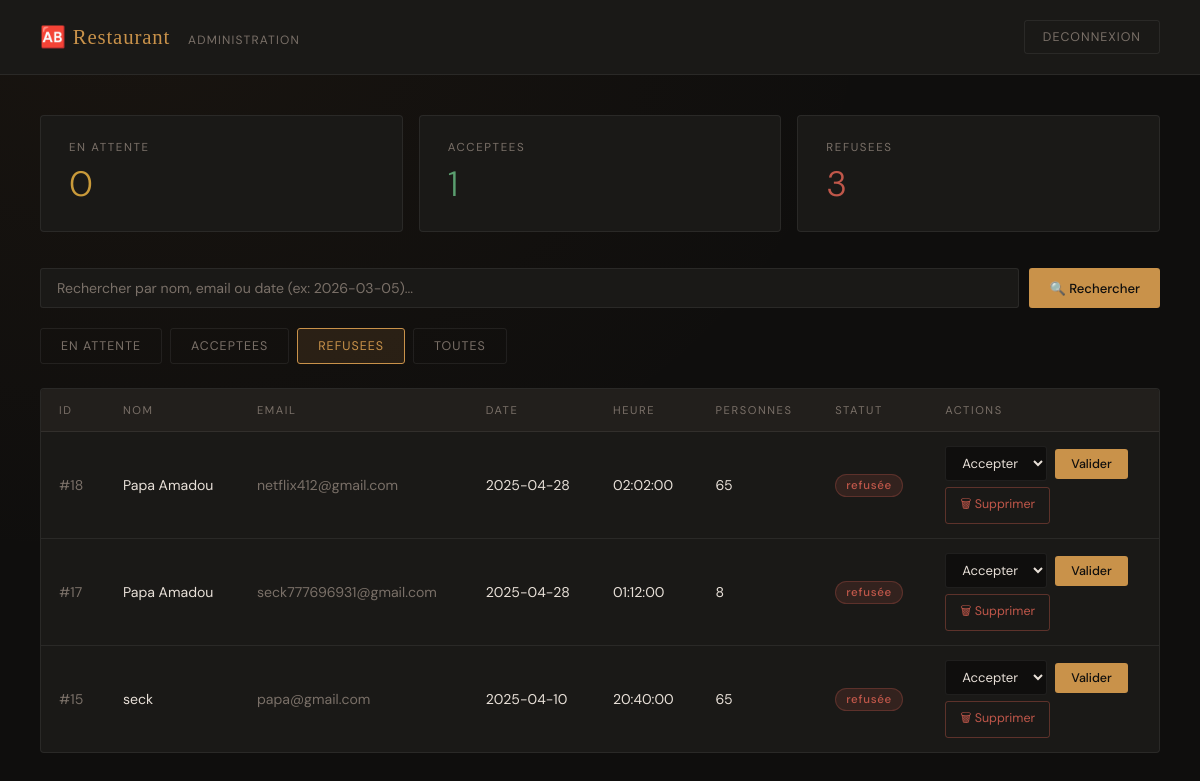
Screenshot of /admin_reservation.php?filtre=refusée (signed in) with the database file from the repository.
### tables this page shows
CREATE TABLE `reservations` (
  `id` int(11) NOT NULL,
  `date` date DEFAULT NULL,
  `time` time DEFAULT NULL,
  `status` text DEFAULT 'en attente',
  `nom` varchar(100) NOT NULL,
  `email` varchar(100) NOT NULL,
  `nb_personnes` int(11) DEFAULT NULL
);

### public/admin_reservation.php (the view, shortened to what this page needs)
<?php
try {
    $pdo = new PDO("mysql:host=localhost;dbname=bts_project;charset=utf8", "root", "", [
        PDO::ATTR_ERRMODE => PDO::ERRMODE_EXCEPTION,
        PDO::ATTR_DEFAULT_FETCH_MODE => PDO::FETCH_ASSOC,
    ]);
} catch (PDOException $e) {
    die("Erreur BDD : " . $e->getMessage());
}
$recherche      = trim($_GET['recherche'] ?? '');
$filtre         = $_GET['filtre'] ?? 'en attente';
if ($recherche !== '') {
    $search = '%' . $recherche . '%';
    if ($filtre === 'toutes') {
        $stmt = $pdo->prepare("SELECT * FROM reservations WHERE (nom LIKE ? OR email LIKE ? OR date LIKE ?) ORDER BY date DESC, time DESC");
        $stmt->execute([$search, $search, $search]);
    } else {
        $stmt = $pdo->prepare("SELECT * FROM reservations WHERE (nom LIKE ? OR email LIKE ? OR date LIKE ?) AND status = ? ORDER BY date DESC, time DESC");
        $stmt->execute([$search, $search, $search, $filtre]);
    }
} else {
    if ($filtre === 'toutes') {
        $stmt = $pdo->query("SELECT * FROM reservations ORDER BY date DESC, time DESC");
    } else {
        $stmt = $pdo->prepare("SELECT * FROM reservations WHERE status = ? ORDER BY date DESC, time DESC");
        $stmt->execute([$filtre]);
    }
}
$reservations = $stmt->fetchAll();
$nb_attente  = $pdo->query("SELECT COUNT(*) FROM reservations WHERE status = 'en attente'")->fetchColumn();
$nb_acceptee = $pdo->query("SELECT COUNT(*) FROM reservations WHERE status = 'acceptée'")->fetchColumn();
$nb_refusee  = $pdo->query("SELECT COUNT(*) FROM reservations WHERE status = 'refusée'")->fetchColumn();
echo '<!DOCTYPE html>
<html lang="fr">
<head>
</head>
<body>
<header>
<div class="logo">&#127374; Restaurant <span>Administration</span></div>
<div class="header-right">
<span class="admin-email">' . htmlspecialchars($_SESSION['admin_email']) . '</span>
<form method="post"><button class="logout-btn" name="logout">Deconnexion</button></form>
</div>
</header>
<main>
<div class="stats">
<div class="stat-card amber"><div class="stat-label">En attente</div><div class="stat-value">' . $nb_attente . '</div></div>
<div class="stat-card green"><div class="stat-label">Acceptees</div><div class="stat-value">' . $nb_acceptee . '</div></div>
<div class="stat-card red"><div class="stat-label">Refusees</div><div class="stat-value">' . $nb_refusee . '</div></div>
</div>';
echo '<form method="get" class="search-bar">
<input type="hidden" name="filtre" value="' . htmlspecialchars($filtre) . '">
<input type="text" name="recherche" placeholder="Rechercher par nom, email ou date (ex: 2026-03-05)..." value="' . htmlspecialchars($recherche) . '">
<button class="btn-search" type="submit">&#128269; Rechercher</button>';
echo '</form>';
echo '<div class="filtres">';
foreach (['en attente' => 'En attente', 'acceptée' => 'Acceptees', 'refusée' => 'Refusees', 'toutes' => 'Toutes'] as $val => $label) {
    $active = $filtre === $val ? 'active' : '';
    $rech_url = $recherche !== '' ? '&recherche=' . urlencode($recherche) : '';
    echo '<a href="?filtre=' . urlencode($val) . $rech_url . '" class="filtre-btn ' . $active . '">' . $label . '</a>';
}
echo '</div>';
echo '<div class="table-wrap">';
if (count($reservations) > 0) {
    echo '<table><thead><tr>
<th>ID</th><th>Nom</th><th>Email</th><th>Date</th><th>Heure</th><th>Personnes</th><th>Statut</th><th>Actions</th>
</tr></thead><tbody>';
    foreach ($reservations as $r) {
        $badgeClass = match($r['status']) {
            'acceptée' => 'acceptee',
            'refusée'  => 'refusee',
            default    => 'attente'
        };
        echo '<tr>
<td style="color:var(--muted)">#' . (int)$r['id'] . '</td>
<td>' . htmlspecialchars($r['nom']) . '</td>
<td style="color:var(--muted)">' . htmlspecialchars($r['email']) . '</td>
<td>' . htmlspecialchars($r['date']) . '</td>
<td>' . htmlspecialchars($r['time']) . '</td>
<td>' . (int)$r['nb_personnes'] . '</td>
<td><span class="badge ' . $badgeClass . '">' . htmlspecialchars($r['status']) . '</span></td>
<td>
<form method="post" class="action-form">
<input type="hidden" name="id" value="' . (int)$r['id'] . '">
<select name="new_status">
<option value="acceptee">Accepter</option>
<option value="refusee">Refuser</option>
</select>
<button class="btn-valider" type="submit">Valider</button>
</form>
<form method="post" class="action-form" style="margin-top:6px" onsubmit="return confirm(\'Supprimer cette reservation ?\')">
<input type="hidden" name="delete_id" value="' . (int)$r['id'] . '">
<button class="btn-supprimer" type="submit">&#128465; Supprimer</button>
</form>
</td>
</tr>';
    }
    echo '</tbody></table>';
} else {
    $msg_vide = $recherche !== '' ? 'Aucun résultat pour "' . htmlspecialchars($recherche) . '".' : 'Aucune reservation trouvee pour ce filtre.';
    echo '<div class="empty">' . $msg_vide . '</div>';
}
echo '</div></main></body></html>';

### public/admin_reservation.php (style rules this page uses)
*,*::before,*::after { box-sizing:border-box;margin:0;padding:0 }
:root { --bg:#0f0e0d;--surface:#1a1917;--surface2:#221f1c;--border:rgba(255,255,255,.07);--gold:#c9924a;--gold-dim:rgba(180,120,60,.15);--text:#e8e0d8;--muted:#7a7068;--green:#5a9e6f;--red:#c0574a;--amber:#c99a3a }
body { font-family:"DM Sans",sans-serif;background:var(--bg);color:var(--text);min-height:100vh;background-image:radial-gradient(ellipse at 10% 0%,rgba(180,120,60,.06) 0%,transparent 50%) }
header { display:flex;align-items:center;justify-content:space-between;padding:20px 40px;border-bottom:1px solid var(--border);background:var(--surface) }
.logo { font-family:"Playfair Display",serif;color:var(--gold);font-size:1.3rem;letter-spacing:.04em }
.logo span { color:var(--muted);font-size:.75rem;font-family:"DM Sans",sans-serif;margin-left:12px;letter-spacing:.1em;text-transform:uppercase }
.header-right { display:flex;align-items:center;gap:12px }
.logout-btn { background:transparent;border:1px solid var(--border);color:var(--muted);padding:8px 18px;border-radius:3px;font-family:"DM Sans",sans-serif;font-size:.78rem;letter-spacing:.08em;text-transform:uppercase;cursor:pointer;transition:all .2s }
main { max-width:1200px;margin:0 auto;padding:40px }
.stats { display:grid;grid-template-columns:repeat(3,1fr);gap:16px;margin-bottom:36px }
.stat-card { background:var(--surface);border:1px solid var(--border);border-radius:4px;padding:24px 28px;display:flex;flex-direction:column;gap:6px }
.stat-label { font-size:.72rem;letter-spacing:.14em;text-transform:uppercase;color:var(--muted) }
.stat-value { font-size:2.2rem;font-weight:300 }
.stat-card.amber .stat-value { color:var(--amber) }
.stat-card.green .stat-value { color:var(--green) }
.stat-card.red .stat-value { color:var(--red) }
.search-bar { display:flex;gap:10px;margin-bottom:20px }
.search-bar input { flex:1;background:var(--surface);border:1px solid var(--border);color:var(--text);padding:10px 16px;border-radius:3px;font-family:"DM Sans",sans-serif;font-size:.88rem;outline:none;transition:border-color .2s }
.search-bar input::placeholder { color:var(--muted) }
.btn-search { background:var(--gold);color:var(--bg);border:none;padding:10px 20px;border-radius:3px;font-family:"DM Sans",sans-serif;font-size:.82rem;font-weight:500;cursor:pointer;transition:background .2s;white-space:nowrap }
.filtres { display:flex;gap:8px;margin-bottom:24px }
.filtre-btn { padding:9px 20px;border-radius:3px;border:1px solid var(--border);background:transparent;color:var(--muted);font-family:"DM Sans",sans-serif;font-size:.78rem;letter-spacing:.08em;text-transform:uppercase;cursor:pointer;text-decoration:none;transition:all .2s }
.filtre-btn:hover,.filtre-btn.active { background:var(--gold-dim);border-color:var(--gold);color:var(--gold) }
.table-wrap { background:var(--surface);border:1px solid var(--border);border-radius:4px;overflow:hidden }
table { width:100%;border-collapse:collapse }
thead tr { border-bottom:1px solid var(--border) }
th { padding:14px 18px;text-align:left;font-size:.7rem;letter-spacing:.14em;text-transform:uppercase;color:var(--muted);font-weight:400;background:var(--surface2) }
td { padding:14px 18px;font-size:.88rem;border-bottom:1px solid var(--border);color:var(--text);vertical-align:middle }
tr:last-child td { border-bottom:none }
.badge { display:inline-block;padding:3px 10px;border-radius:20px;font-size:.72rem;letter-spacing:.06em;font-weight:500 }
.badge.refusee { background:rgba(192,87,74,.15);color:var(--red);border:1px solid rgba(192,87,74,.3) }
.action-form { display:flex;gap:8px;align-items:center;flex-wrap:wrap }
select { background:var(--bg);border:1px solid var(--border);color:var(--text);padding:7px 12px;border-radius:3px;font-family:"DM Sans",sans-serif;font-size:.82rem;outline:none;cursor:pointer }
.btn-valider { background:var(--gold);color:var(--bg);border:none;padding:7px 16px;border-radius:3px;font-family:"DM Sans",sans-serif;font-size:.78rem;font-weight:500;cursor:pointer;transition:background .2s;white-space:nowrap }
.btn-supprimer { background:transparent;color:var(--red);border:1px solid rgba(192,87,74,.4);padding:7px 14px;border-radius:3px;font-family:"DM Sans",sans-serif;font-size:.78rem;cursor:pointer;transition:all .2s;white-space:nowrap }

### rows the page displays
reservations: id "18", nom "Papa Amadou", email "netflix412@gmail.com", date "2025-04-28", time "02:02:00", nb_personnes "65", status "refusée"
reservations: id "17", nom "Papa Amadou", email "seck777696931@gmail.com", date "2025-04-28", time "01:12:00", nb_personnes "8", status "refusée"
reservations: id "15", nom "seck", email "papa@gmail.com", date "2025-04-10", time "20:40:00", nb_personnes "65", status "refusée"

### other values shown
$nb_attente "0"
$nb_acceptee "1"
$nb_refusee "3"
$label "EN ATTENTE"
$label "ACCEPTEES"
$label "REFUSEES"
$label "TOUTES"
